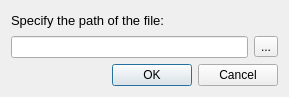
<?xml version="1.0" encoding="UTF-8"?>
<ui version="4.0">
 <class>FileDialog</class>
 <widget class="QDialog" name="FileDialog">
  <property name="geometry">
   <rect>
    <x>0</x>
    <y>0</y>
    <width>289</width>
    <height>97</height>
   </rect>
  </property>
  <property name="sizePolicy">
   <sizepolicy hsizetype="Preferred" vsizetype="Preferred">
    <horstretch>0</horstretch>
    <verstretch>0</verstretch>
   </sizepolicy>
  </property>
  <property name="windowTitle">
   <string>Dialog</string>
  </property>
  <layout class="QGridLayout" name="gridLayout">
   <item row="1" column="0">
    <layout class="QHBoxLayout" name="horizontalLayout">
     <item>
      <widget class="QLineEdit" name="lineEdit"/>
     </item>
     <item>
      <widget class="QToolButton" name="toolButton">
       <property name="text">
        <string>...</string>
       </property>
      </widget>
     </item>
    </layout>
   </item>
   <item row="0" column="0">
    <widget class="QLabel" name="label">
     <property name="font">
      <font>
       <pointsize>10</pointsize>
      </font>
     </property>
     <property name="text">
      <string>Specify the path of the file: </string>
     </property>
     <property name="alignment">
      <set>Qt::AlignLeading|Qt::AlignLeft|Qt::AlignVCenter</set>
     </property>
    </widget>
   </item>
   <item row="2" column="0">
    <widget class="QDialogButtonBox" name="buttonBox">
     <property name="standardButtons">
      <set>QDialogButtonBox::Cancel|QDialogButtonBox::Ok</set>
     </property>
    </widget>
   </item>
  </layout>
 </widget>
 <resources/>
 <connections/>
</ui>
